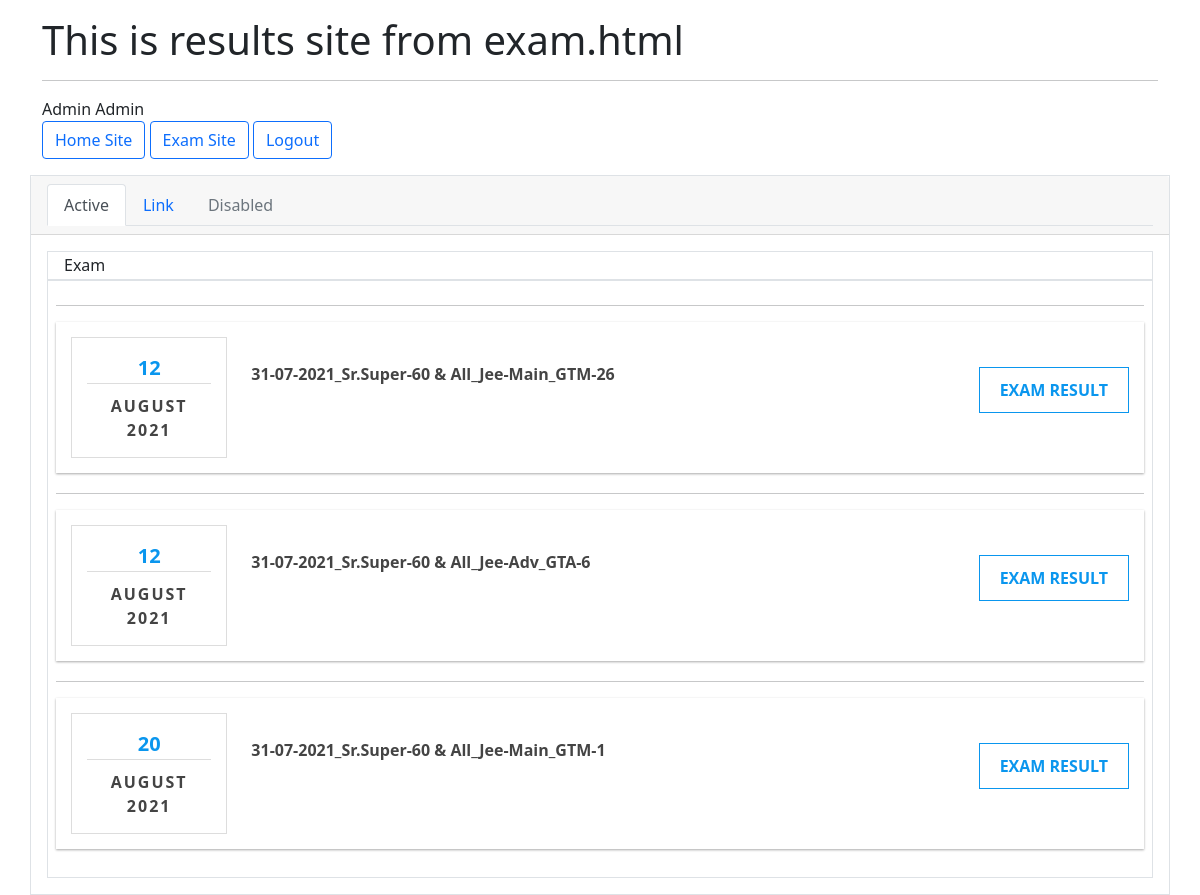
The page /exam/results/ (signed in) on the database its author committed.
### exam/models.py (models this page shows, shortened)
class ExamData(models.Model):
	title = models.CharField(max_length=50)
	start_time = models.CharField(max_length=10)
	end_time = models.CharField(max_length=10)
	total_time = models.CharField(max_length=10)
	exam_id = models.IntegerField(unique=True)
	type = models.CharField(max_length=10, default="custom-21")
	date = models.DateField()
	class Meta:
		verbose_name = "ExamData"
		verbose_name_plural = "ExamDatas"

### exam/views.py (the view)
# urls.py: path('results/', views.results, name="results"),
@transaction.atomic
def results(request):
	if request.user.is_anonymous:
		return redirect("login")
	allexams = []
	examlist = ExamData.objects.all()
	for exam in examlist:
		allexams.append({
			'title': exam.title, 'examid': int(exam.exam_id),
			'day': exam.date.day, 'month': calendar.month_name[exam.date.month], 'year': exam.date.year
		})
	content = {
		'allexams': allexams
	}
	return render(request, "results.html", content)

### templates/results.html (shortened to what this page needs)
<!DOCTYPE html>
<html lang="en">
<head>
    <link rel="stylesheet" href="/static/bootstrap-5.0.1/css/bootstrap.min.css">
</head>
<body>
</body>
<body>
    <div class="container my-3">
        <h1>This is results site from exam.html</h1>
        <hr>
        {{ request.user.first_name }} {{ request.user.last_name }}
        <br>
        <a class="btn btn-outline-primary" href="/" role="button">Home Site</a>
        <a class="btn btn-outline-primary" href="/exam" role="button">Exam Site</a>
        <a class="btn btn-outline-primary" href="/logout" role="button">Logout</a>
    </div>
    <div class="container border p-0">
        <div class="card-header">
            <ul class="nav nav-tabs">
                <li class="nav-item">
                    <a class="nav-link active" aria-current="true" href="#">Active</a>
                </li>
                <li class="nav-item">
                    <a class="nav-link" href="#">Link</a>
                </li>
                <li class="nav-item">
                    <a class="nav-link disabled" href="#" tabindex="-1" aria-disabled="true">Disabled</a>
                </li>
            </ul>
        </div>
        <div class="container p-3">
            <div class="container p-0">
                <div class="container border">
                    <h6 class="sorting m-0 p-1">Exam</h6>
                </div>
                <div class="container p-2 border" style="background-color: #fff;">
                    {% for exams in allexams %}
                    <hr class="">
                    <div id="takeExamId{{exams.examid}}">
                        <div class="box-card" style="border-radius: 0;">
                            <div class="row">
                                <div class="col-md-2 col-sm-3 col-xs-4">
                                    <div class="box-date text-center" style="border-radius: 0;">
                                        <ul>
                                            <li class="t-date"><span>{{exams.day}}</span>
                                            </li>
                                            <li class="t-month"><span>{{exams.month}} {{exams.year}}</span></li>
                                        </ul>
                                    </div>
                                </div>
                                <div class="col-md-6 col-sm-6 col-xs-8">
                                    <div class="box-subject">
                                        <ul>
                                            <li class="t-subject">
                                            <span class="left">{{exams.title |safe}}</span>
                                            </li>
                                        </ul>
                                    </div>
                                </div>
                                <div class="col-md-4 col-sm-3">
                                    <div class="box-button">
                                        <button type="button" class="btn-guest pull-right"
                                            id="getStartExamButtonId{{exams.examid}}" style="border-radius: 0;"
                                            onclick="resultView('{{exams.examid}}')">EXAM RESULT</button>
                                    </div>
                                </div>
                            </div>
                        </div>
                    </div>
                    {% endfor %}
                </div>
            </div>
        </div>
    </div>
    <link rel="stylesheet" href="https://cdnjs.cloudflare.com/ajax/libs/font-awesome/4.7.0/css/font-awesome.min.css">
</body>
</html>

### templates/results.html (style rules this page uses)
.box-card { background: #fff; border-radius: 6px; box-shadow: 0 1px 3px rgba(0, 0, 0, 0.12), 0 1px 2px rgba(0, 0, 0, 0.24); transition: all 0.3s cubic-bezier(.25, .8, .25, 1); margin-bottom: 20px; padding: 15px; }
.box-date { padding: 15px; border: 1px solid #ddd; border-radius: 6px }
.t-date { color: #0a96ee; font-size: 20px; font-weight: bold; border-bottom: 1px solid #ddd; }
.t-month { color: #444444; font-size: 16px; font-weight: bold; letter-spacing: 2px; text-transform: uppercase; padding-top: 10px; }
.box-subject { padding: 20px 0; }
.box-subject li { padding: 5px 0 }
.t-subject { font-size: 16px; font-weight: bold; color: #444444 }
.box-button { padding: 20px 0 }
.btn-guest { border: 1px solid #0a96ee; border-radius: 6px; background: #fff; color: #0a96ee; padding: 10px 20px; font-weight: bold; margin-top: 10px }
ul { margin: 0; padding: 0 }
li { list-style: none }

### rows shown on the page
ExamData: title "31-07-2021_Sr.Super-60 & All_Jee-Main_GTM-26"
ExamData: title "31-07-2021_Sr.Super-60 & All_Jee-Adv_GTA-6"
ExamData: title "31-07-2021_Sr.Super-60 & All_Jee-Main_GTM-1"

### other values the page prints
{{ request.user.first_name }} "Admin"
{{ request.user.last_name }} "Admin"
{{ exams.day }} "12" "12" "20"
{{ exams.month }} "AUGUST" "AUGUST" "AUGUST"
{{ exams.year }} "2021" "2021" "2021"
